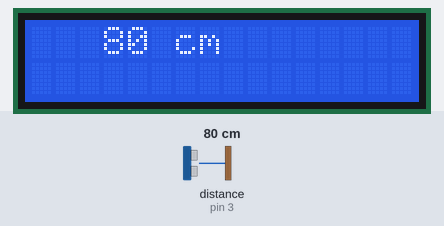
A sketch run on a simulated Arduino Uno, built with avr-gcc and run on an emulated ATmega328P. Shown: 16×2 character LCD. Wiring (inferred from the names in the program): ultrasonic range finder: trigger pin 2; echo pin 3. The inputs (shaded band) are chosen by the test bench; at power-on: distance to the obstacle (sensor on pin 3) 80 cm. The echo pulse lasts 58.3 µs per cm.

Above: at 3.28 s.
3.3 s: distance to the obstacle (sensor on pin 3) set to 2 cm
At 3.42 s:
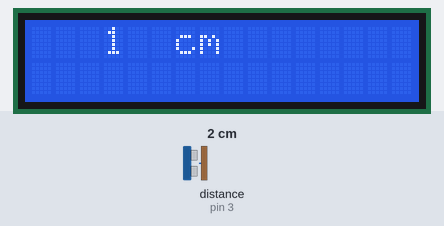
5.0 s: distance to the obstacle (sensor on pin 3) set to 4 cm
At 5.01 s:
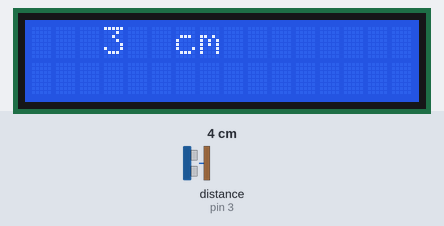
6.5 s: distance to the obstacle (sensor on pin 3) set to 9 cm
At 6.53 s:
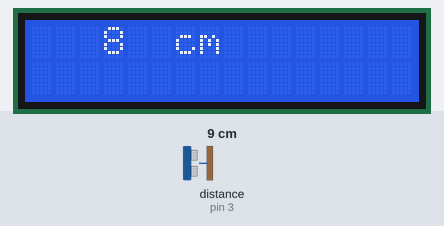

The sketch:

Ultrasonic_Sensor_LCD_Display_cu_I2C.ino
```cpp
//...............JehanKandy........................
//...........www.jehankandy.com....................
//........www.github.com/JehanKandy................

//..............LCD   Display........................
//..............I2C Module.........................


//include   liquidCrystal_I2C.h and install
//Tools -> Manage Libraries and type liquidCrystal_I2C   then install

#include <LiquidCrystal_I2C.h>

//define I2C address......
LiquidCrystal_I2C   lcd(0x27,16,2);


//create veriables
int trig = 2;
int echo = 3;
long   duretion, distance;
int count=0;

void setup() {
  pinMode(trig,OUTPUT);
  pinMode(echo,INPUT);

  lcd.init();
  lcd.clear();
  lcd.backlight();

  lcd.setCursor(2,0);
   lcd.print("Distance");

  lcd.setCursor(1,1);
  lcd.print("UltraSonic");
   delay(2000);

  lcd.clear();
}

void loop() {
  digitalWrite(trig,HIGH);
   delayMicroseconds(20);
  digitalWrite(trig,LOW);
  delayMicroseconds(20);
   digitalWrite(trig,HIGH);

  duretion = pulseIn(echo,HIGH);
  distance   = ((duretion/2)*0.0346);

  lcd.setCursor(3,0);
  lcd.print(distance);
  count++;

   lcd.setCursor(6,0);
  lcd.print("cm");

  if(count>30){
  lcd.init();
  lcd.clear();
  lcd.backlight();}
}

//.........coded by :   JehanKandy....
//...........Thank You..............
```

Measured:
- after the input at 3.3 s, the display: first differs from a run without the input after 0.05 s (image 1)
- after the input at 5.0 s, the display: first differs from a run without the input at once (image 2)
- after the input at 6.5 s, the display: first differs from a run without the input at once (image 3)
